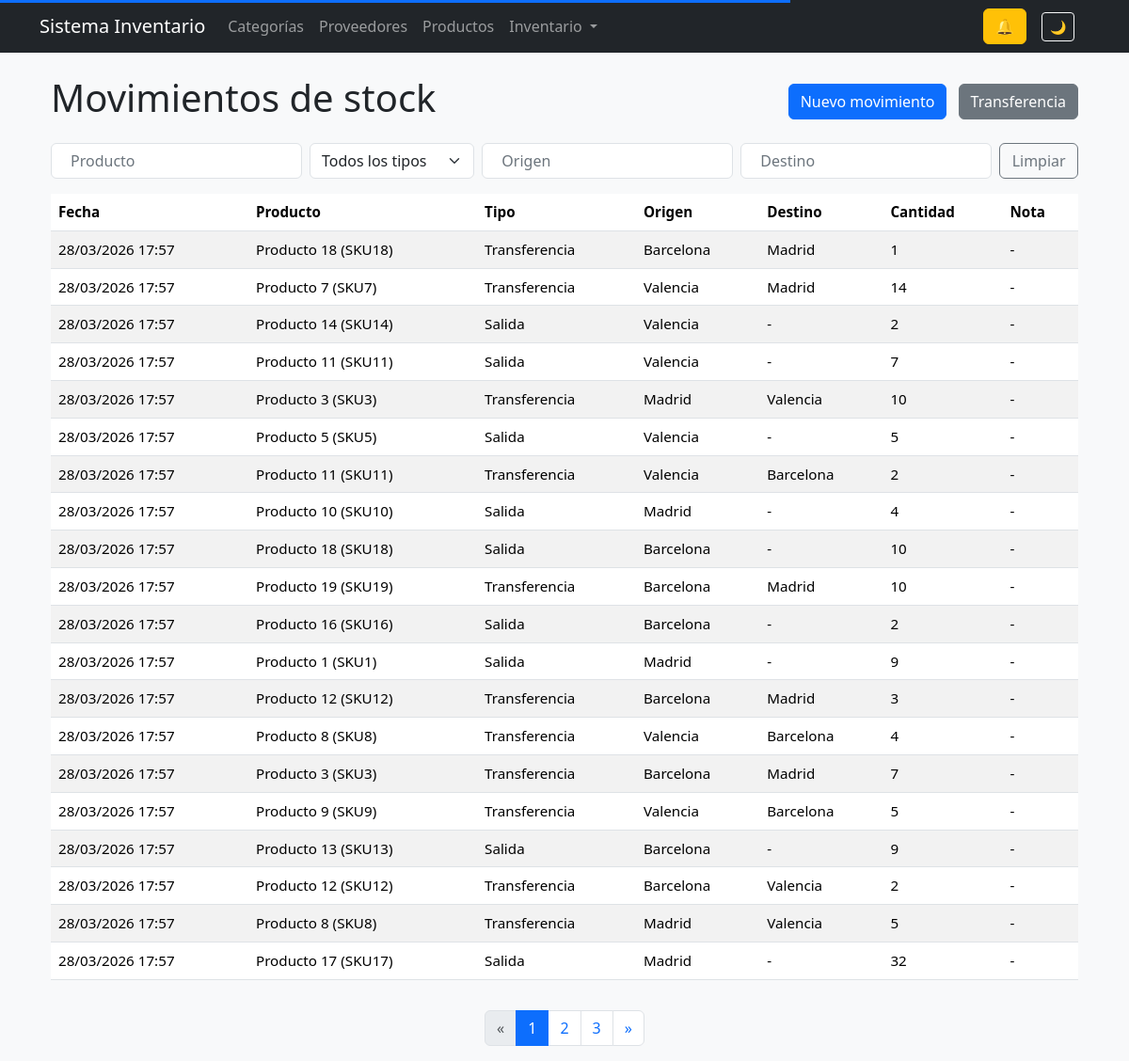
The page /inventory/stock-movements/ on the database its author committed.
### inventory/models/movements.py (models this page shows, shortened)
class StockMovement(models.Model):
    MOVEMENT_TYPES = (
        ("IN", "Entrada"),
        ("OUT", "Salida"),
        ("TRANSFER", "Transferencia"),
    )
    product = models.ForeignKey(
        Product,
        on_delete=models.CASCADE,
        related_name="movements"
    )
    movement_type = models.CharField(max_length=10, choices=MOVEMENT_TYPES)
    origin = models.ForeignKey(
        Location,
        on_delete=models.SET_NULL,
        null=True,
        blank=True,
        related_name="movements_origin"
    )
    destination = models.ForeignKey(
        Location,
        on_delete=models.SET_NULL,
        null=True,
        blank=True,
        related_name="movements_destination"
    )
    quantity = models.PositiveIntegerField()
    note = models.TextField(blank=True)
    created_at = models.DateTimeField(auto_now_add=True)
    class Meta:
        ordering = ["-created_at"]

### products/models.py (models this page shows, shortened)
class Product(models.Model):
    name = models.CharField(max_length=150, db_index=True)
    sku = models.CharField(max_length=50, unique=True, db_index=True)
    category = models.ForeignKey(
        Category,
        on_delete=models.SET_NULL,
        null=True,
        related_name='products'
    )
    supplier = models.ForeignKey(
        Supplier,
        on_delete=models.SET_NULL,
        null=True,
        blank=True,
        related_name='products'
    )
    stock = models.IntegerField(default=0)
    min_stock = models.IntegerField(default=0)
    cost_price = models.DecimalField(max_digits=10, decimal_places=2, default=0)
    sale_price = models.DecimalField(max_digits=10, decimal_places=2, default=0)
    image = models.ImageField(upload_to=product_image_path, blank=True, null=True)
    last_low_stock_alert = models.DateTimeField(null=True, blank=True)
    created_at = models.DateTimeField(auto_now_add=True)
    updated_at = models.DateTimeField(auto_now=True)
    class Meta:
        ordering = ['name']
        verbose_name = "Product"
        verbose_name_plural = "Products"
    def __str__(self):
        return f"{self.name} ({self.sku})"

### inventory/models/locations.py (models this page shows)
class Location(models.Model):
    name = models.CharField(max_length=150, unique=True)
    address = models.TextField(blank=True)
    is_active = models.BooleanField(default=True)
    class Meta:
        ordering = ["name"]
        verbose_name = "Location"
        verbose_name_plural = "Locations"
    def __str__(self):
        return self.name

### inventory/views/stock.py (the view)
def stockmovement_list(request):
    view = StockMovementListView()
    qs, filter_form = view.get_queryset(request)
    page_obj = view.paginate_queryset(request, qs)
    context = {
        "movements": page_obj,
        "page_obj": page_obj,
        "filter_form": filter_form,
        "current_sort": request.GET.get("sort", ""),
        "current_dir": request.GET.get("dir", "asc"),
    }
    if view.is_htmx(request):
        return render(request, "inventory/stock/partials/table.html", context)
    return render(request, "inventory/stock/list.html", context)

### inventory/utils/listing.py (called while the page is built)
    def get_query_param(self, request, key, default=None):
        return request.GET.get(key, default)

    def paginate_queryset(self, request, queryset):
        paginator = Paginator(queryset, self.paginate_by)
        page_number = self.get_query_param(request, "page", 1)
        try:
            page_obj = paginator.page(page_number)
        except:
            page_obj = paginator.page(1)
        return page_obj

    def is_htmx(self, request):
        return request.headers.get("HX-Request") == "true"

    def apply_ordering(self, request, queryset):
        sort = self.get_query_param(request, "sort")
        direction = self.get_query_param(request, "dir", "asc")
        if sort not in self.allowed_sort_fields:
            sort = self.default_ordering
        if direction == "desc":
            sort = f"-{sort}"
        return queryset.order_by(sort)

### inventory/views/stock.py (called while the page is built, shortened)
    def get_queryset(self, request):
        qs = StockMovement.objects.select_related(
            "product", "origin", "destination"
        ).all()
        filter_form = StockMovementFilterForm(request.GET or None)
        qs = self.apply_ordering(request, qs)
        return qs, filter_form

### notifications/context_processors.py (called while the page is built)
def notifications_unread(request):
    cache_key = "notifications:unread_count"
    cached = cache.get(cache_key)
    if cached is not None:
        return {"notifications_unread": cached}
    count = Notification.objects.filter(seen=False).count()
    cache.set(cache_key, count, settings.CACHE_TTL["notifications"])
    return {"notifications_unread": count}

### inventory/templates/inventory/stock/list.html (shortened to what this page needs)
{% extends "base.html" %}
{% block content %}
<div class="container mt-4">
    <div class="d-flex justify-content-between align-items-center mb-3">
        <h1>Movimientos de stock</h1>
        <div>
            <a href="{% url 'stockmovement_create' %}" class="btn btn-primary me-2">Nuevo movimiento</a>
            <a href="{% url 'transfer_create' %}" class="btn btn-secondary">Transferencia</a>
        </div>
    </div>
    <form
        method="get"
        class="row g-2 mb-3"
        hx-get="{% url 'stockmovement_list' %}"
        hx-target="#movements-table"
        hx-swap="innerHTML"
        hx-push-url="true"
        hx-trigger="change delay:300ms"
    >
        <div class="col-md-3">
        </div>
        <div class="col-md-2">
            {{ filter_form.movement_type }}
        </div>
        <div class="col-md-3">
        </div>
        <div class="col-md-3">
        </div>
        <div class="col-md-1 d-grid">
            <button type="button"
                    class="btn btn-outline-secondary"
                    onclick="clearFilters(this)">
                Limpiar
            </button>
        </div>
    </form>
    <div id="movements-table">
        {% include "inventory/stock/partials/table.html" %}
    </div>
</div>
{% endblock %}

### templates/base.html
{% extends "base/layout.html" %}

### templates/base/layout.html (shortened to what this page needs)
<!DOCTYPE html>
<html lang="es" data-theme="light">
<head>
    {% load static %}
    <link rel="stylesheet" href="https://cdn.jsdelivr.net/npm/bootstrap@5.3.2/dist/css/bootstrap.min.css">
    <link href="https://cdn.jsdelivr.net/npm/select2@4.1.0-rc.0/dist/css/select2.min.css" rel="stylesheet" />
    <link rel="stylesheet" href="{% static 'css/core.css' %}">
    <link rel="stylesheet" href="{% static 'dashboard/css/dashboard.css' %}">
</head>
<body x-data>
{% include "partials/navbar.html" %}
<div class="container" x-transition>
    {% block content %}{% endblock %}
</div>
{% include "partials/toasts.html" %}
</body>
</html>

### templates/partials/navbar.html (shortened to what this page needs)
<nav class="navbar navbar-expand-lg navbar-dark bg-dark mb-4">
    <div class="container">
        <a class="navbar-brand" href="/">Sistema Inventario</a>
        <div class="collapse navbar-collapse" id="navbarMain">
            <ul class="navbar-nav me-auto mb-2 mb-lg-0">
                <li class="nav-item"><a href="/categorias/" class="nav-link">Categorías</a></li>
                <li class="nav-item"><a href="/proveedores/" class="nav-link">Proveedores</a></li>
                <li class="nav-item"><a href="/productos/" class="nav-link">Productos</a></li>
                <li class="nav-item dropdown">
                    <a class="nav-link dropdown-toggle" href="#" data-bs-toggle="dropdown">
                        Inventario
                    </a>
                </li>
            </ul>
            <div class="d-flex align-items-center gap-3 me-3">
                <div id="notifications-bell"
                     hx-get="{% url 'notifications:notifications_counter' %}"
                     hx-trigger="load, inventory:notifications_updated from:body"
                     hx-target="this"
                     hx-swap="outerHTML">
                    {% include 'notifications/partials/bell.html' %}
                </div>
            </div>
            <button id="themeToggle" class="btn btn-sm btn-outline-light me-3">🌙</button>
        </div>
    </div>
</nav>

### notifications/templates/notifications/partials/bell.html (shortened to what this page needs)
<div
    class="position-relative"
    style="cursor:pointer;"
    data-bs-toggle="offcanvas"
    data-bs-target="#notificationsPanelOffcanvas"
>
    <span class="btn btn-warning">🔔</span>
</div>

### inventory/templates/inventory/stock/partials/table.html
<div class="table-responsive">
<table class="table table-striped align-middle">
    <thead>
        <tr>
            {% include "partials/sortable_th.html" with field="created_at" label="Fecha" target="#movements-table" %}
            {% include "partials/sortable_th.html" with field="product__name" label="Producto" target="#movements-table" %}
            {% include "partials/sortable_th.html" with field="movement_type" label="Tipo" target="#movements-table" %}
            {% include "partials/sortable_th.html" with field="origin__name" label="Origen" target="#movements-table" %}
            {% include "partials/sortable_th.html" with field="destination__name" label="Destino" target="#movements-table" %}
            {% include "partials/sortable_th.html" with field="quantity" label="Cantidad" target="#movements-table" %}
            <th>Nota</th>
        </tr>
    </thead>
    <tbody>
        {% for m in movements %}
        <tr>
            <td>{{ m.created_at|date:"d/m/Y H:i" }}</td>
            <td>{{ m.product }}</td>
            <td>{{ m.get_movement_type_display }}</td>
            <td>{{ m.origin|default:"-" }}</td>
            <td>{{ m.destination|default:"-" }}</td>
            <td>{{ m.quantity }}</td>
            <td>{{ m.note|default:"-" }}</td>
        </tr>
        {% empty %}
        <tr>
            <td colspan="7" class="text-center">No hay movimientos.</td>
        </tr>
        {% endfor %}
    </tbody>
</table>
</div>
{% include "shared/pagination.html" with target_id="#movements-table" %}

### templates/partials/sortable_th.html (shortened to what this page needs)
<th
    hx-get="{{ url|default:request.path }}?sort={{ field }}&dir={% if current_sort == field and current_dir == 'asc' %}desc{% else %}asc{% endif %}"
    hx-target="{{ target|default:'#table' }}"
    hx-swap="innerHTML"
    hx-push-url="true"
    style="cursor:pointer;"
>
    {{ label }}
</th>

### templates/shared/pagination.html
{% if page_obj.has_other_pages %}
<nav>
    <ul class="pagination justify-content-center mt-3">
        {% with target_id=target_id|default:"#table" %}
        {% if page_obj.has_previous %}
            <li class="page-item">
                <a class="page-link"
                   hx-get="?{% if request.GET %}{{ request.GET.urlencode|cut:'page='|cut:'&&' }}&{% endif %}page={{ page_obj.previous_page_number }}"
                   hx-target="{{ target_id }}"
                   hx-swap="innerHTML"
                   hx-push-url="true">
                    «
                </a>
            </li>
        {% else %}
            <li class="page-item disabled"><span class="page-link">«</span></li>
        {% endif %}
        {% for num in page_obj.paginator.page_range %}
            {% if page_obj.number == num %}
                <li class="page-item active">
                    <span class="page-link">{{ num }}</span>
                </li>
            {% elif num >= page_obj.number|add:-2 and num <= page_obj.number|add:2 %}
                <li class="page-item">
                    <a class="page-link"
                       hx-get="?{% if request.GET %}{{ request.GET.urlencode|cut:'page='|cut:'&&' }}&{% endif %}page={{ num }}"
                       hx-target="{{ target_id }}"
                       hx-swap="innerHTML"
                       hx-push-url="true">
                        {{ num }}
                    </a>
                </li>
            {% endif %}
        {% endfor %}
        {% if page_obj.has_next %}
            <li class="page-item">
                <a class="page-link"
                   hx-get="?{% if request.GET %}{{ request.GET.urlencode|cut:'page='|cut:'&&' }}&{% endif %}page={{ page_obj.next_page_number }}"
                   hx-target="{{ target_id }}"
                   hx-swap="innerHTML"
                   hx-push-url="true">
                    »
                </a>
            </li>
        {% else %}
            <li class="page-item disabled"><span class="page-link">»</span></li>
        {% endif %}
        {% endwith %}
    </ul>
</nav>
{% endif %}

### templates/partials/toasts.html (shortened to what this page needs)
<div class="position-fixed bottom-0 end-0 p-3" style="z-index:1080;">
</div>

### static/css/core.css (style rules this page uses)
:root { --bg: #f8f9fa; --text: #212529; --card: #ffffff; --border: #dee2e6; }
body { background: var(--bg); color: var(--text); transition: background .25s ease, color .25s ease; }
.table { font-size: 0.95rem; }
th { user-select: none; }
input, select { background: var(--card); color: var(--text); border: 1px solid var(--border); }

### dashboard/static/dashboard/css/dashboard.css (style rules this page uses)
:root { --section-bg: #ffffff; --sub-bg: #414040; --sub-text: #fafafa; }

### rows shown on the page
StockMovement: created_at "28/03/2026 17:57", product "Producto 18 (SKU18)", movement_type "Transferencia", origin "Barcelona", destination "Madrid", quantity "1", note "-"
StockMovement: created_at "28/03/2026 17:57", product "Producto 7 (SKU7)", movement_type "Transferencia", origin "Valencia", destination "Madrid", quantity "14", note "-"
StockMovement: created_at "28/03/2026 17:57", product "Producto 14 (SKU14)", movement_type "Salida", origin "Valencia", destination "-", quantity "2", note "-"
StockMovement: created_at "28/03/2026 17:57", product "Producto 11 (SKU11)", movement_type "Salida", origin "Valencia", destination "-", quantity "7", note "-"
StockMovement: created_at "28/03/2026 17:57", product "Producto 3 (SKU3)", movement_type "Transferencia", origin "Madrid", destination "Valencia", quantity "10", note "-"
StockMovement: created_at "28/03/2026 17:57", product "Producto 5 (SKU5)", movement_type "Salida", origin "Valencia", destination "-", quantity "5", note "-"
StockMovement: created_at "28/03/2026 17:57", product "Producto 11 (SKU11)", movement_type "Transferencia", origin "Valencia", destination "Barcelona", quantity "2", note "-"
StockMovement: created_at "28/03/2026 17:57", product "Producto 10 (SKU10)", movement_type "Salida", origin "Madrid", destination "-", quantity "4", note "-"
StockMovement: created_at "28/03/2026 17:57", product "Producto 18 (SKU18)", movement_type "Salida", origin "Barcelona", destination "-", quantity "10", note "-"
StockMovement: created_at "28/03/2026 17:57", product "Producto 19 (SKU19)", movement_type "Transferencia", origin "Barcelona", destination "Madrid", quantity "10", note "-"
StockMovement: created_at "28/03/2026 17:57", product "Producto 16 (SKU16)", movement_type "Salida", origin "Barcelona", destination "-", quantity "2", note "-"
StockMovement: created_at "28/03/2026 17:57", product "Producto 1 (SKU1)", movement_type "Salida", origin "Madrid", destination "-", quantity "9", note "-"
StockMovement: created_at "28/03/2026 17:57", product "Producto 12 (SKU12)", movement_type "Transferencia", origin "Barcelona", destination "Madrid", quantity "3", note "-"
StockMovement: created_at "28/03/2026 17:57", product "Producto 8 (SKU8)", movement_type "Transferencia", origin "Valencia", destination "Barcelona", quantity "4", note "-"
StockMovement: created_at "28/03/2026 17:57", product "Producto 3 (SKU3)", movement_type "Transferencia", origin "Barcelona", destination "Madrid", quantity "7", note "-"
StockMovement: created_at "28/03/2026 17:57", product "Producto 9 (SKU9)", movement_type "Transferencia", origin "Valencia", destination "Barcelona", quantity "5", note "-"
StockMovement: created_at "28/03/2026 17:57", product "Producto 13 (SKU13)", movement_type "Salida", origin "Barcelona", destination "-", quantity "9", note "-"
StockMovement: created_at "28/03/2026 17:57", product "Producto 12 (SKU12)", movement_type "Transferencia", origin "Barcelona", destination "Valencia", quantity "2", note "-"
StockMovement: created_at "28/03/2026 17:57", product "Producto 8 (SKU8)", movement_type "Transferencia", origin "Madrid", destination "Valencia", quantity "5", note "-"
StockMovement: created_at "28/03/2026 17:57", product "Producto 17 (SKU17)", movement_type "Salida", origin "Madrid", destination "-", quantity "32", note "-"

### other values the page prints
{{ label }} "Fecha Producto Tipo Origen Destino Cantidad"
{{ num }} "1"
{{ num }} "2" "3"
